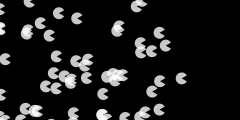
Frame 1 (no input)
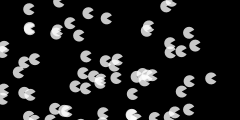
Frame 60 (the mouse pressed at the canvas centre just before this capture)
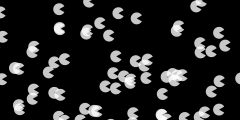
Frame 120 (the mouse held since frame 60 and released just before this capture)

The Processing sketch that drew these frames (run headless with seeded random() and noise(); from frame 60 on, the mouse is pressed at the canvas centre):

// Processing sketch: ex10_3
// ── ex10_3.pde
// Example 10-3: Arrays. Not Variables

float[] x = new float[3000];

void setup() {
  size(240, 120);
  smooth();
  noStroke();
  fill(255, 200);
  for (int i = 0; i < x.length; i++) {
    x[i] = random(-1000, 200);
  }
}

void draw() {
  background(0);
  for (int i = 0; i < x.length; i++) {
    x[i] += 0.5;
    float y = i * 0.4;
    arc(x[i], y, 12, 12, 0.52, 5.76);
  }
}
